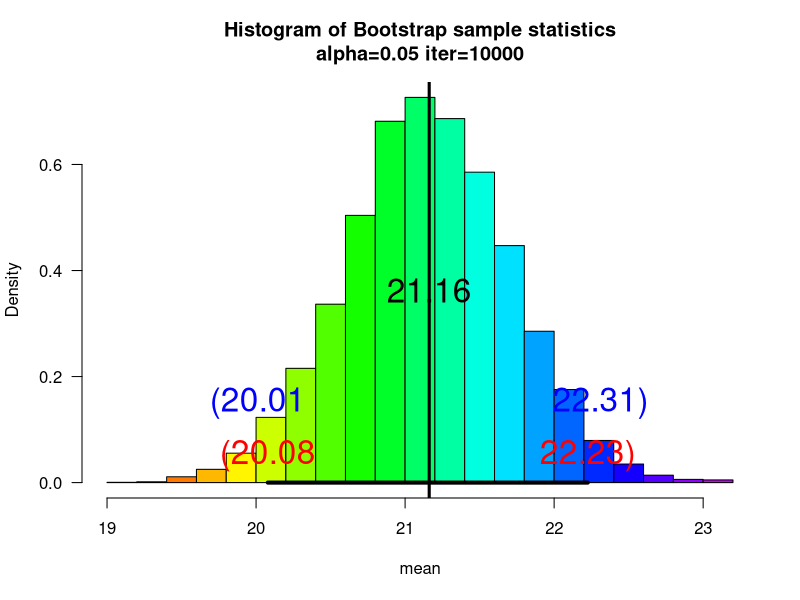

The R source for this figure:
## ---- chunk 1
knitr::opts_chunk$set(echo = TRUE)
## ---- chunk 2
getwd()
## ---- chunk 3
birds.df <- read.csv("NZBIRDS.csv", header = TRUE)
x <- birds.df[sample(nrow(birds.df),35, replace = FALSE, prob = NULL),]
head(x)
## ---- chunk 4
mean(x$Body.Mass)
sd(x$Body.Mass)
ci=c()
t=abs(qt(0.05/2,34))
ci[1]=mean(x$Body.Mass)-t*sd(x$Body.Mass)/sqrt(35)
ci[2]=mean(x$Body.Mass)+t*sd(x$Body.Mass)/sqrt(35)
ci
## ---- chunk 5
mean(birds.df$Body.Mass)
## ---- chunk 6
mean(x$Egg.Length,na.rm=TRUE)
sd(x$Egg.Length,na.rm=TRUE)
ci[1]=mean(x$Egg.Length,na.rm=TRUE)-t*sd(x$Egg.Length,na.rm=TRUE)/sqrt(35)
ci[2]=mean(x$Egg.Length,na.rm=TRUE)+t*sd(x$Egg.Length,na.rm=TRUE)/sqrt(35)
ci
## ---- chunk 7
mean(birds.df$Egg.Length,na.rm=TRUE)
## ---- chunk 8
z = abs(qnorm((1-.95)/2))
ci[1]=(0.5526-0.0897)-z*sqrt(0.5*0.5+0.5*0.5)
ci[2]=(0.5526-0.0897)+z*sqrt(0.5*0.5+0.5*0.5)
ci
## ---- chunk 9
z = abs(qnorm((1-.90)/2)) 
ci[1]=(1312-1352)-z*sqrt((422^2)/100+(271^2)/47)
ci[2]=(1312-1352)+z*sqrt((422)^2/100+(271)^2/47)
ci
## ---- chunk 10
f = qf((1-0.95), 46,99)
ci[2]=422^2/(271^2*f)
ci[1]=422^2*(f/271^2)
ci
## ---- chunk 11
x <- c(1.72,2.5,2.16,2.13,1.06,2.24,2.31,2.03,1.09,1.4,2.57,2.64,1.26,2.05,1.19,2.13,1.27,1.51,2.41,1.95)
t.test(x,mu=2)
## ---- chunk 12
x <- c(9.6,4.5,13.2,4.1,22.6,2.7,14.7,3.5,13.6,19.8,14.3,56.9,25.1,18.4,2.7,4.2,30.2,10.3,17.6,2.4,17.3,38.8,3.0,5.8,7.6)
sd(x)
t.test(x,mu=15,conf.level = .1)
## ---- chunk 13
sam1=rnorm(21,mean=9764,sd=639)
sam2=rnorm(7,mean=12312,sd=2652)
sam3=rnorm(39,mean=11544,sd=1279)
var.test(sam2,sam3,var=1,conf.level = 1-.05/2)
qf(c(.05/2,1-.05/2),6,38)
2.763
## ---- chunk 14
var.test(sam1,sam2,var=1,conf.level = 1-.05/2)
qf(c(.05/2,1-.05/2),6,20)
3.13
## ---- chunk 15
gobi.df<-read.csv("GOBIANTS.csv",header=TRUE,sep = ",")

dry.df = within(gobi.df, {
  reg <- ifelse(Region == "Gobi Desert", "GS","DS")
  reg<-factor(reg)
})

des.df = subset(gobi.df,subset=Region=="Gobi Desert")
var.test(x=dry.df[dry.df$reg == "DS",]$AntSpecies,y=des.df$AntSpecies,conf.level = 0.95)
## ---- chunk 16
myboot<-function(iter=10000,x,fun="mean",alpha=0.05,...){
  n=length(x)
  y=sample(x,n*iter,replace=TRUE)
  rs.mat=matrix(y,nr=n,nc=iter,byrow=TRUE)
  xstat=apply(rs.mat,2,fun) 
  ci=quantile(xstat,c(alpha/2,1-alpha/2))
  para=hist(xstat,freq=FALSE,las=1,
            main=paste("Histogram of Bootstrap sample statistics","\n","alpha=",alpha," iter=",iter,sep=""),
            ...)
  mat=matrix(x,nr=length(x),nc=1,byrow=TRUE)
  pte=apply(mat,2,fun)
  abline(v=pte,lwd=3,col="Black")
  segments(ci[1],0,ci[2],0,lwd=4) 
  text(ci[1],0.05,paste("(",round(ci[1],2),sep=""),col="Red",cex=2)
  text(ci[2],0.05,paste(round(ci[2],2),")",sep=""),col="Red",cex=2)
  t=abs(qt(alpha/2,df=n-1))
  cit = c()
  cit[1]=mean(x)-t*sd(x)/sqrt(n)
  cit[2]=mean(x)+t*sd(x)/sqrt(n)
  text(cit[1],.15,paste("(",round(cit[1],2),sep=""),col="Blue",cex=2)
  text(cit[2],.15,paste(round(cit[2],2),")",sep=""),col="Blue",cex=2)
  text(pte,max(para$density)/2,round(pte,2),cex=2)
  return(list(fun=fun,x=x,t=t,ci=ci,cit=cit))
}
set.seed(35); sam<-round(rnorm(30,mean=20,sd=3),3)
myboot(10000,x=sam,alpha=0.05,xlab="mean",col=rainbow(length(x)))
